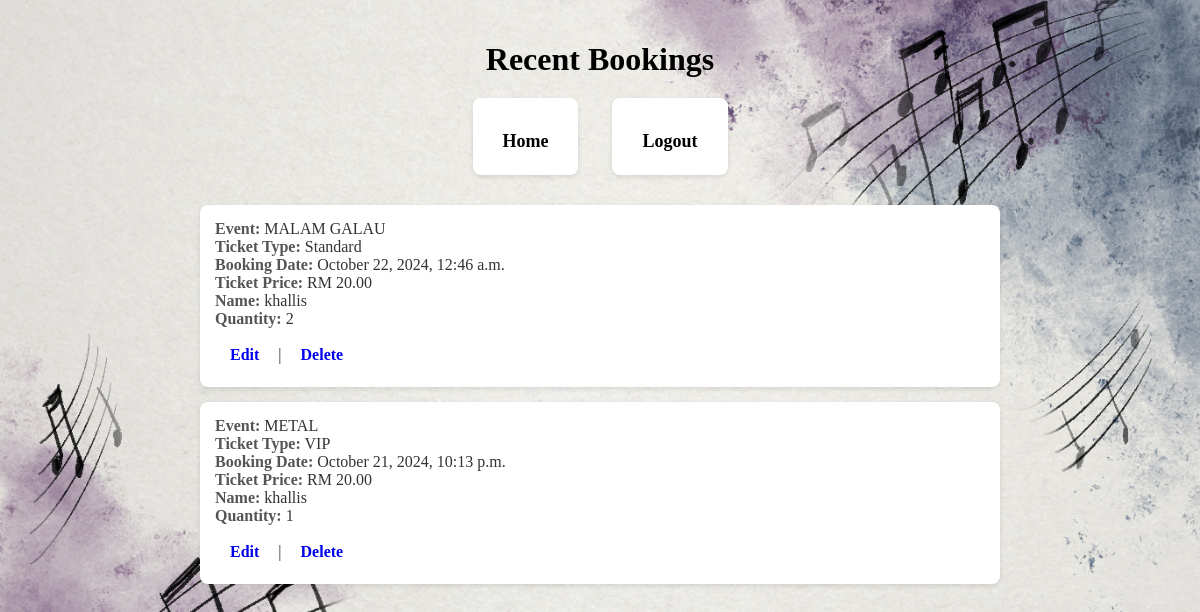
The app's page /recent_books/ (signed in) with its own data.
### concert/models.py (models this page shows, shortened)
class Book(models.Model):
    book_id = models.AutoField(primary_key=True)
    user_id = models.ForeignKey(CustomUser, on_delete=models.CASCADE)
    event_id = models.ForeignKey(Event, on_delete=models.CASCADE)
    ticket_id = models.ForeignKey(Ticket, on_delete=models.CASCADE)
    booking_date = models.DateTimeField(default=timezone.now)
    quantity = models.PositiveIntegerField(default=1)

class Event(models.Model):
    event_id = models.AutoField(primary_key=True)
    event_name = models.CharField(max_length=100)
    event_date = models.DateField()
    event_time = models.TimeField(null=True, blank=True)
    event_location = models.CharField(max_length=100, default="Unknown Location")
    event_description = models.TextField(default="No description available")
    event_poster = models.ImageField(upload_to='event_posters/', blank=True, null=True)

class Ticket(models.Model):
    ticket_id = models.AutoField(primary_key=True)
    ticket_type = models.CharField(max_length=100)
    ticket_quantity = models.IntegerField()
    ticket_price = models.DecimalField(max_digits=10, decimal_places=2)
    user_id = models.ForeignKey(CustomUser, on_delete=models.CASCADE)
    event_id = models.ForeignKey(Event, on_delete=models.CASCADE)

class CustomUser(AbstractUser):
    user_type = models.CharField(max_length=20, null=True, blank=True)
    def __str__(self):
        return self.username

### concert/views.py (the view)
# urls.py: path('recent_books/', views.recent_books, name='recent_books'),
def recent_books(request):
    print(request.user)  # This should print the currently logged-in user
    if request.user.is_authenticated:
        recent_bookings = Book.objects.filter(user_id=request.user).order_by('-booking_date')[:10]
        return render(request, 'recent_books.html', {'recent_bookings': recent_bookings})
    else:
        return redirect('login')

### concert/templates/recent_books.html (shortened to what this page needs)
{% load static %}
<!DOCTYPE html>
<html>
<head>
    <link rel="stylesheet" href="{% static 'recentbooks.css' %}">
</head>
<body>
    <h1>Recent Bookings</h1>
    <nav>
        <ul>
            <li><a href="{% url 'home' %}">Home</a></li>
            <li><a href="{% url 'logout' %}">Logout</a></li>
        </ul>
    </nav>
    {% if recent_bookings %}
    <ul>
        {% for booking in recent_bookings %}
            <li>
                <strong>Event:</strong> {{ booking.event_id.event_name }}<br>
                <strong>Ticket Type:</strong> {{ booking.ticket_id.ticket_type }}<br>
                <strong>Booking Date:</strong> {{ booking.booking_date|date:"F j, Y, g:i a" }}<br>
                <strong>Ticket Price:</strong> RM {{ booking.ticket_id.ticket_price }}<br>
                <strong>Name:</strong> {{ booking.user_id.username }}<br>
                <strong>Quantity:</strong> {{ booking.quantity }}<br>
                <a href="{% url 'update_booking' booking.book_id %}">Edit</a> |
                <a href="{% url 'delete_booking' booking.book_id %}">Delete</a>
            </li>
        {% endfor %}
    </ul>
    {% else %}
        <p>No recent bookings available.</p>
    {% endif %}
</body>
</html>

### concert/static/recentbooks.css (style rules this page uses)
h1 { text-align: center; color: black; margin-bottom: 20px; }
nav ul { list-style: none; padding: 0; text-align: center; margin-bottom: 30px; }
nav ul li { display: inline-block; margin: 0 15px; }
nav ul li a { text-decoration: none; color: black; font-size: 18px; font-weight: bold; }
ul { list-style: none; padding: 0; max-width: 800px; margin: 0 auto; }
li { background-color: white; padding: 15px; border-radius: 8px; margin-bottom: 15px; box-shadow: 0 2px 5px rgba(0, 0, 0, 0.1); }
li strong { color: #555; }
li a { text-decoration: none; padding: 8px 15px; border-radius: 5px; margin-top: 10px; display: inline-block; font-weight: bold; }

### records on screen
Book: event_id.event_name "MALAM GALAU", ticket_id.ticket_type "Standard", booking_date "October 22, 2024, 12:46 a.m.", ticket_id.ticket_price "20.00", user_id.username "khallis", quantity "2"
Book: event_id.event_name "METAL", ticket_id.ticket_type "VIP", booking_date "October 21, 2024, 10:13 p.m.", ticket_id.ticket_price "20.00", user_id.username "khallis", quantity "1"
